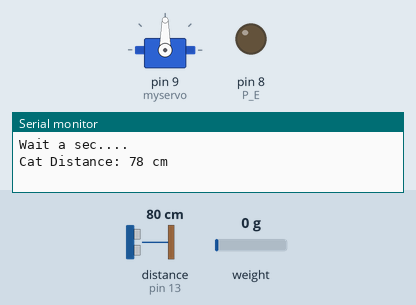
Simulated run of this sketch. Board: Arduino Uno, built with avr-gcc and run on an emulated ATmega328P. On the bench: servo, output pins drawn as LEDs (lit = HIGH), the last lines printed to the serial monitor. Wiring (inferred from the names in the program): ultrasonic range finder: trigger pin 12; echo pin 13. The inputs (shaded band) are chosen by the test bench; at power-on: distance to the obstacle (sensor on pin 13) 80 cm, weight on the scale 0 g. The echo pulse lasts 58.3 µs per cm; pins used as bus, display or sensor lines are not drawn.

Above: at 2.2 s.
2.3 s: distance to the obstacle (sensor on pin 13) set to 2 cm
At 3.7 s:
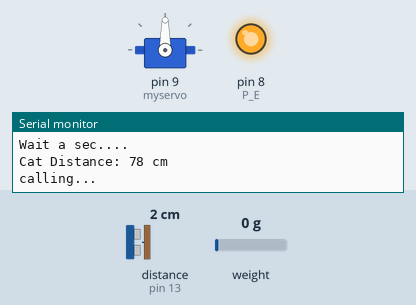
At 10.02 s:
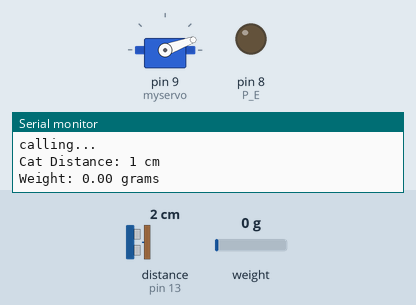
10.6 s: weight on the scale set to 44 g
16.6 s: weight on the scale set to 54 g
At 19.6 s:
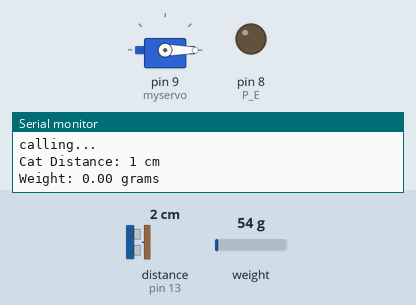
Timing chart, 0 to 21.1 s (numbered marks = the images above; inputs shaded):
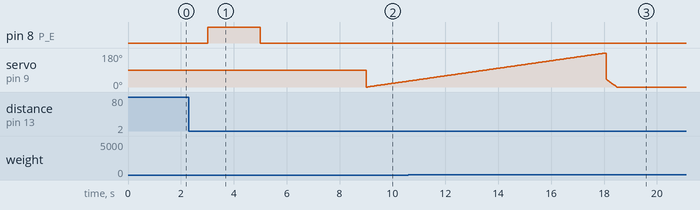

The sketch:

NEWMAIN.ino
```cpp
#include <Wire.h>
#include "RTClib.h"
#include "HX711.h"
#include <Servo.h>

#define DT_PIN 2   // Connect the DOUT pin of HX711 to this Arduino pin
#define SCK_PIN 3   // Connect the CLK pin of HX711 to this Arduino pin

#define TRIG_PIN 12 // Connect the TRIG pin of HC-SR04 to this Arduino pin
#define ECHO_PIN 13 // Connect the ECHO pin of HC-SR04 to this Arduino pin

#define P_E 8       // Play edge pin with Arduino for sound

Servo myservo;

HX711 scale;

RTC_Millis rtc;

int pos = 0;
int speak = 0;

void setup() {
    Serial.begin(9600);
    scale.begin(DT_PIN, SCK_PIN);

    Serial.println("Wait a sec....");

    float calibration_factor = 686.875976; // Adjust this value based on calibration
    scale.set_scale(calibration_factor);

    scale.tare(); // Reset the scale to 0 reading
    pinMode(TRIG_PIN, OUTPUT);
    pinMode(ECHO_PIN, INPUT);
    pinMode(P_E, OUTPUT); // Sound
    myservo.attach(9);

    // Initialize the RTC with the current date and time
    rtc.begin(DateTime(F(__DATE__), F(__TIME__)));

    // Adjust the RTC to a specific date and time
    rtc.adjust(DateTime(2025, 1, 27, 9, 0, 0));
}

void loop() {
    DateTime now = rtc.now();

    if ((now.hour() == 9 && now.minute() >= 0 && now.minute() <= 30) || (now.hour() == 3 && now.minute() >= 32 && now.minute() <= 35)) {

        long duration, distance_cm;

        digitalWrite(TRIG_PIN, LOW);
        delayMicroseconds(2);

        digitalWrite(TRIG_PIN, HIGH);
        delayMicroseconds(10);
        digitalWrite(TRIG_PIN, LOW);

        duration = pulseIn(ECHO_PIN, HIGH);

        distance_cm = (duration * 0.034 / 2); // Calculate distance in centimeters

        Serial.print("Cat Distance: ");
        Serial.print(distance_cm);
        Serial.println(" cm");
        delay(2000);

        int threshold_distance = 20; // Adjust this value as needed

        if (distance_cm > threshold_distance && speak == 0) {
            Serial.println("calling...");

            digitalWrite(P_E, HIGH); // Play audio in a loop
            delay(2000);
            digitalWrite(P_E, LOW);
            delay(1000);
        } else if (distance_cm < threshold_distance) {

            speak = 1;

            digitalWrite(P_E, LOW); // Turn off recording

            if (scale.is_ready()) {
                while (true) { // Keep the motor running until the weight exceeds 50 grams
                    float weight = scale.get_units(10);
                    Serial.print("Weight: ");
                    Serial.print(weight);
                    Serial.println(" grams");

                    if (weight >= 50) {
                        Serial.println("Weight threshold reached, stopping motor.");
                        break; // Exit the loop when weight exceeds 50 grams
                    }

                    // Motor operation
                    for (pos = 0; pos <= 180; pos += 1) {
                        myservo.write(pos); // Move servo to position 'pos'
                        delay(50);          // Wait for the servo to reach the position
                    }
                    for (pos = 40; pos >= 0; pos -= 1) {
                        myservo.write(pos); // Move servo back to position 'pos'
                        delay(10);
                    }

                    delay(1000); // Add a delay before rechecking the weight
                }
            }
        }
    } else {
        Serial.println("It's not time.");
        delay(3000);
        speak = 0;
    }
}
```

Measured:
- the behaviour switches between 50 and 51 g on weight on the scale (found by bisection; images 2 and 3)
- after the input at 2.3 s, pin 8 (P_E): goes on until 5.0 s, then stays LOW
- after the input at 16.6 s, servo on pin 9 (myservo): goes on until 18.5 s, then stays 0°
